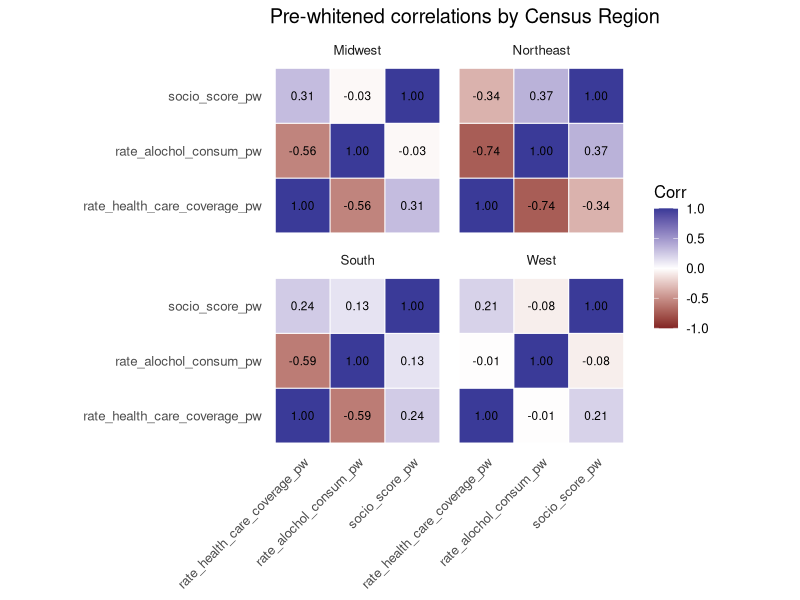
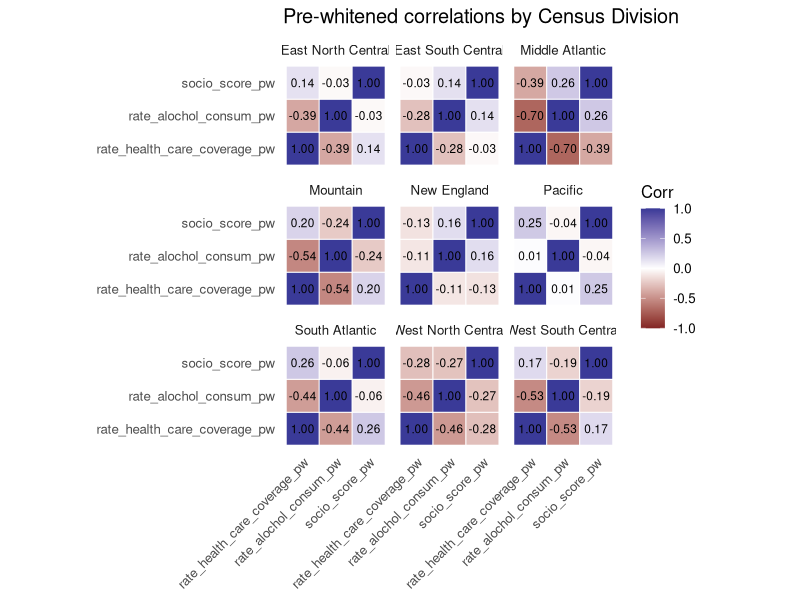
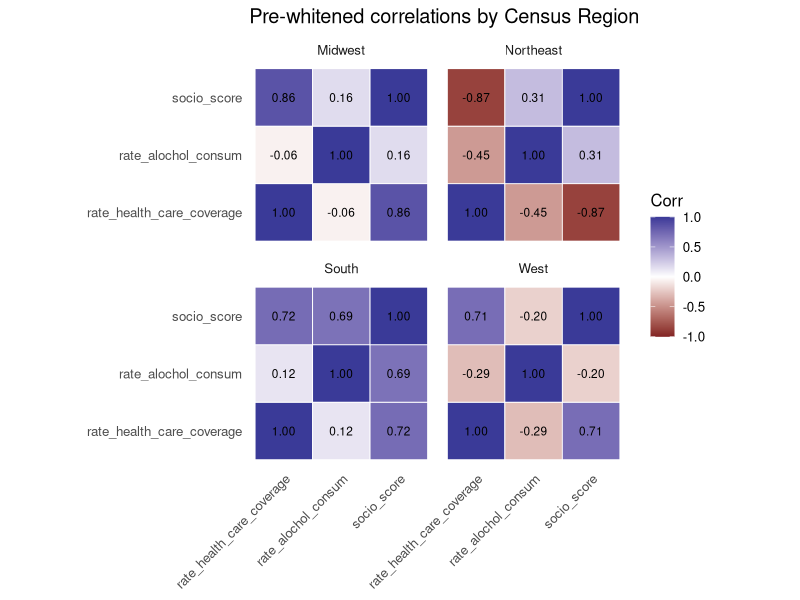
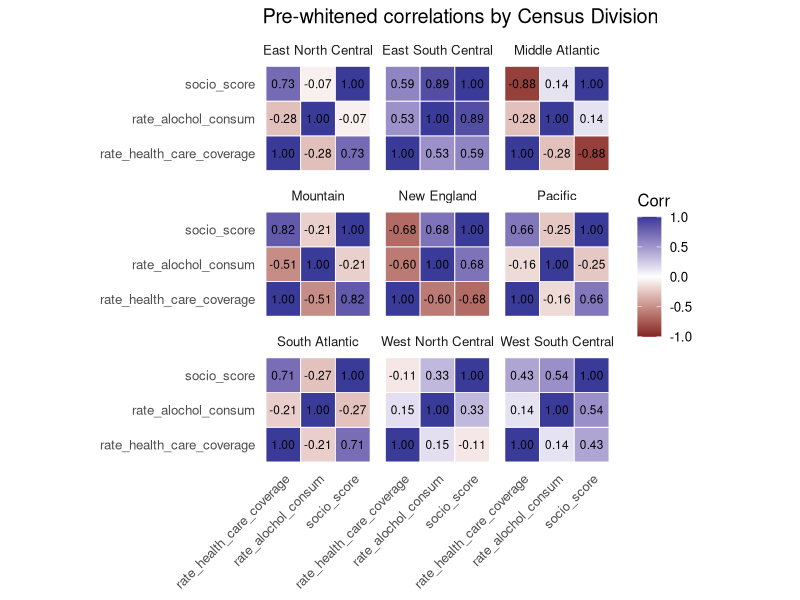

These figures' R source, in order:
## ---- chunk 1
rm(list=ls());gc()
library(dplyr)
library(tidyr)
library(ggplot2)
library(tidyverse)
library(forecast)


covariate_combine_region <- read_csv("covariate_combine_region.csv")
covariate_combine_division <- read_csv("covariate_combine_division.csv")

## ---- chunk 2
prewhiten_arima <- function(x, year) {
  x <- as.numeric(x)

  if (all(is.na(x))) return(rep(NA_real_, length(x)))

  if (sd(x, na.rm = TRUE) < 1e-10) return(rep(0, length(x)))

  tsx <- ts(x, start = min(year, na.rm = TRUE), frequency = 1)
  fit <- forecast::auto.arima(tsx, seasonal = FALSE)
  as.numeric(residuals(fit))
}

region_pw <- covariate_combine_region %>%
  group_by(Census_Region) %>%
  arrange(Year, .by_group = TRUE) %>%
  mutate(
    rate_health_care_coverage_pw = prewhiten_arima(rate_health_care_coverage, Year),
    rate_alochol_consum_pw       = prewhiten_arima(rate_alochol_consum, Year),
    socio_score_pw               = prewhiten_arima(socio_score, Year)
  ) %>%
  ungroup()


division_pw <- covariate_combine_division %>%
  group_by(Census_Division) %>%
  arrange(Year, .by_group = TRUE) %>%
  mutate(
    rate_health_care_coverage_pw = prewhiten_arima(rate_health_care_coverage, Year),
    rate_alochol_consum_pw       = prewhiten_arima(rate_alochol_consum, Year),
    socio_score_pw               = prewhiten_arima(socio_score, Year)
  ) %>%
  ungroup()


division_pw |> write_csv("covariate_combine_division_pre_whitening.csv")
region_pw |> write_csv("covariate_combine_region_pre_whitening.csv")
## ---- chunk 3
vars_pw <- c("rate_health_care_coverage_pw", "rate_alochol_consum_pw", "socio_score_pw")

make_corr_long <- function(df, group_var) {
  df %>%
    group_by(.data[[group_var]]) %>%
    group_modify(~{
      m <- cor(dplyr::select(.x, dplyr::all_of(vars_pw)),
               use = "pairwise.complete.obs")
      as.data.frame(as.table(m)) %>%
        dplyr::rename(var1 = Var1, var2 = Var2, corr = Freq)
    }) %>%
    ungroup() %>%
    dplyr::rename(group = !!group_var) %>%
    mutate(
      var1 = factor(var1, levels = vars_pw),
      var2 = factor(var2, levels = vars_pw)
    )
}

plot_corr_heatmap <- function(corr_long, facet_title = NULL) {
  ggplot(corr_long, aes(x = var1, y = var2, fill = corr)) +
    geom_tile(color = "white", linewidth = 0.3) +
    geom_text(aes(label = ifelse(is.na(corr), "", sprintf("%.2f", corr))), size = 3) +
    coord_equal() +
    facet_wrap(~ group) +
    scale_fill_gradient2(limits = c(-1, 1), na.value = "grey90") +
    labs(
      title = facet_title,
      x = NULL, y = NULL, fill = "Corr"
    ) +
    theme_minimal(base_size = 12) +
    theme(
      axis.text.x = element_text(angle = 45, hjust = 1),
      panel.grid = element_blank()
    )
}

# ---- Region heatmap ----
corr_region_long <- make_corr_long(region_pw, "Census_Region")
plot_corr_heatmap(corr_region_long, "Pre-whitened correlations by Census Region")


corr_division_long <- make_corr_long(division_pw, "Census_Division")
plot_corr_heatmap(corr_division_long, "Pre-whitened correlations by Census Division")
## ---- chunk 4
vars_pw <- c("rate_health_care_coverage", "rate_alochol_consum", "socio_score")

make_corr_long <- function(df, group_var) {
  df %>%
    group_by(.data[[group_var]]) %>%
    group_modify(~{
      m <- cor(dplyr::select(.x, dplyr::all_of(vars_pw)),
               use = "pairwise.complete.obs")
      as.data.frame(as.table(m)) %>%
        dplyr::rename(var1 = Var1, var2 = Var2, corr = Freq)
    }) %>%
    ungroup() %>%
    dplyr::rename(group = !!group_var) %>%
    mutate(
      var1 = factor(var1, levels = vars_pw),
      var2 = factor(var2, levels = vars_pw)
    )
}

plot_corr_heatmap <- function(corr_long, facet_title = NULL) {
  ggplot(corr_long, aes(x = var1, y = var2, fill = corr)) +
    geom_tile(color = "white", linewidth = 0.3) +
    geom_text(aes(label = ifelse(is.na(corr), "", sprintf("%.2f", corr))), size = 3) +
    coord_equal() +
    facet_wrap(~ group) +
    scale_fill_gradient2(limits = c(-1, 1), na.value = "grey90") +
    labs(
      title = facet_title,
      x = NULL, y = NULL, fill = "Corr"
    ) +
    theme_minimal(base_size = 12) +
    theme(
      axis.text.x = element_text(angle = 45, hjust = 1),
      panel.grid = element_blank()
    )
}

# ---- Region heatmap ----
corr_region_long <- make_corr_long(region_pw, "Census_Region")
plot_corr_heatmap(corr_region_long, "Pre-whitened correlations by Census Region")


corr_division_long <- make_corr_long(division_pw, "Census_Division")
plot_corr_heatmap(corr_division_long, "Pre-whitened correlations by Census Division")
